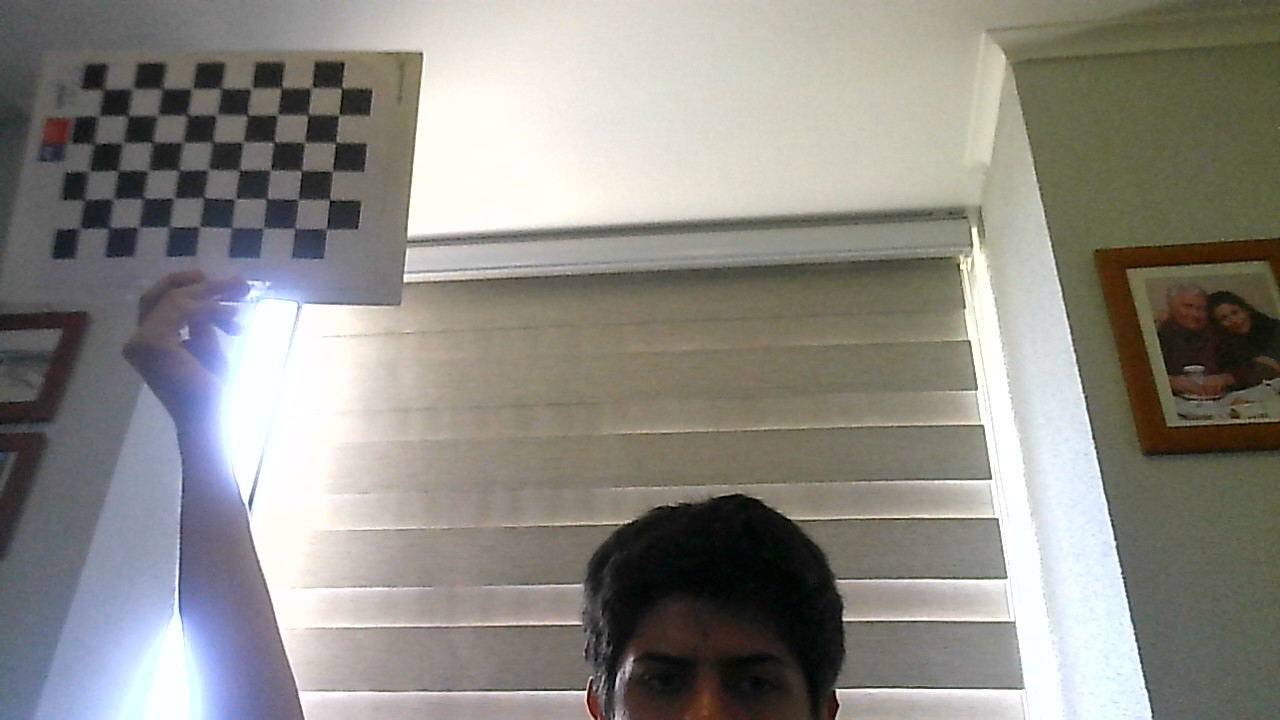
#> input picture OneCamera/images/0.png, 1280 x 720 px; its folder holds 4 pictures in this run
$ python 1CameraCalibration.py
#> lines starting #> are read from the running program, lines starting #| are printed output that depends on the picture
import numpy as np
from tqdm import tqdm
import glob
import cv2


def getPoints(boardSize, verbose=False):
#> called with boardSize = (9, 6), verbose = False
    objP = np.zeros((boardSize[0] * boardSize[1], 3), np.float32)
    objP[:, :2] = np.mgrid[0:boardSize[0], 0:boardSize[1]].T.reshape(-1, 2)

    objPoints = []  # 3D points in real space
    imgPoints = []  # 2D points in camera plane

    criteria = (cv2.TERM_CRITERIA_EPS + cv2.TERM_CRITERIA_MAX_ITER, 30, 0.0001)
    iterable = glob.glob("./images/*")
    if not verbose:
        iterable = tqdm(iterable)
    for path in iterable:
        image = cv2.imread(path, 1)
#> image is the input picture: shape (720, 1280, 3); mean B, G, R 132.6, 138.9, 140.7
        gray = cv2.cvtColor(image, cv2.COLOR_BGR2GRAY)
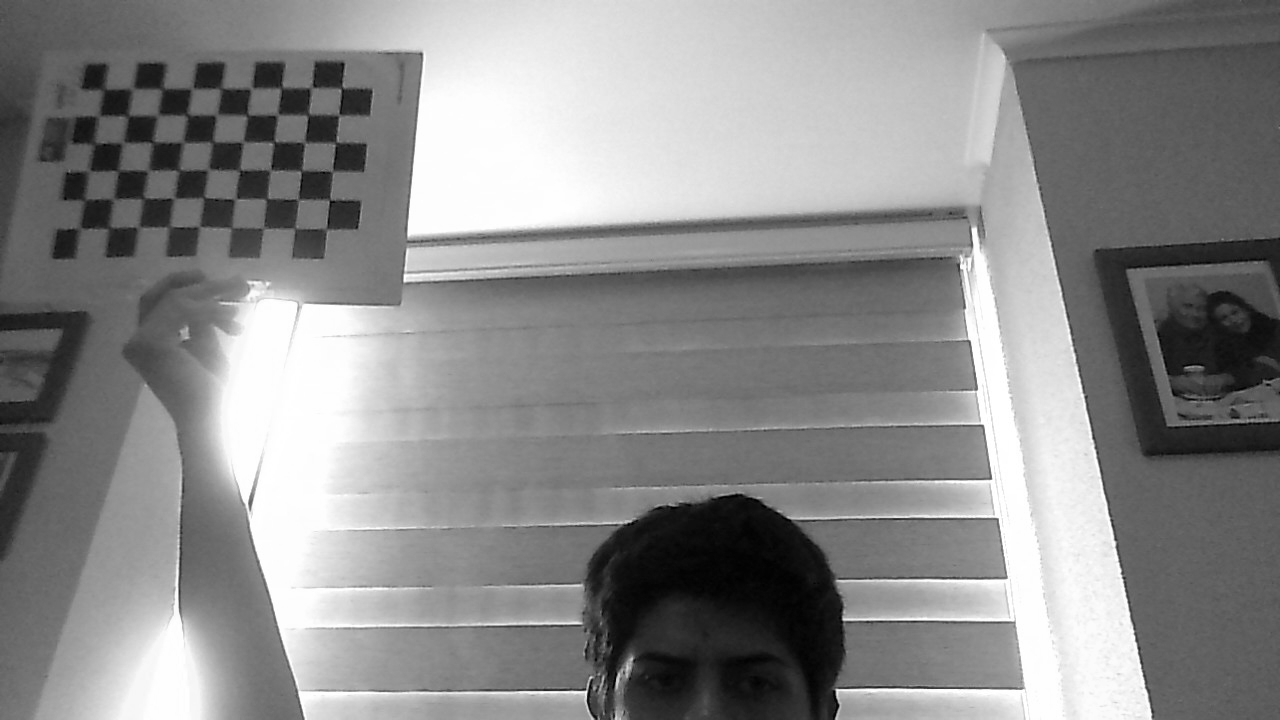
#> gray: shape (720, 1280); min 0, max 255, mean 138.8
        # does removing this line improve performance?
        # (thresh, bin) = cv2.threshold(gray, 128, 255, cv2.THRESH_BINARY | cv2.THRESH_OTSU)

        ret, corners = cv2.findChessboardCorners(gray, boardSize, None)
#> ret = True; corners = 54 rows, first 8: [103, 90], [132.5, 89], [162.5, 88.5], [191.5, 88], [219.4, 90.08], [251.4, 87.56], [279.4, 89.02], [311, 87]

        if ret:
            corners = cv2.cornerSubPix(gray, corners, (11,11), (-1, -1), criteria)
#> corners = 54 rows, first 8: [103.9, 89.09], [132.5, 88.74], [162.4, 88.67], [192.3, 88.51], [220.7, 88.07], [251.5, 88.48], [281.4, 87.72], [311.6, 87.56]
            objPoints.append(objP)
            imgPoints.append(corners)

            if verbose:
                print("Found corners")
                cv2.drawChessboardCorners(image, boardSize, corners, ret)
                cv2.namedWindow('Camera')
                cv2.imshow("Camera", image)
                cv2.waitKey(1000)
#> pass 2 of the loop in getPoints, `for path in iterable:`:
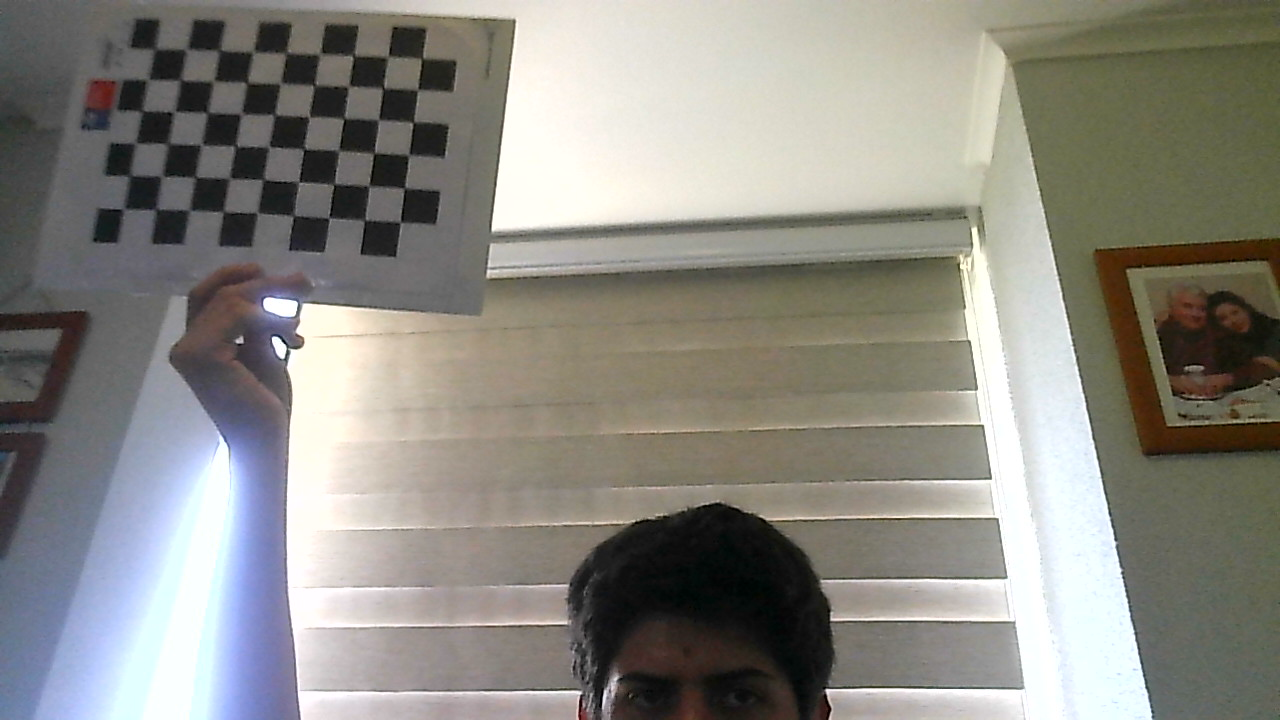
#> input picture OneCamera/images/1.png, 1280 x 720 px
#> in getPoints, image is the input picture: shape (720, 1280, 3); mean B, G, R 130.9, 137.8, 139.5
#> in getPoints, `gray = cv2.cvtColor(image, cv2.COLOR_BGR2GRAY)`:
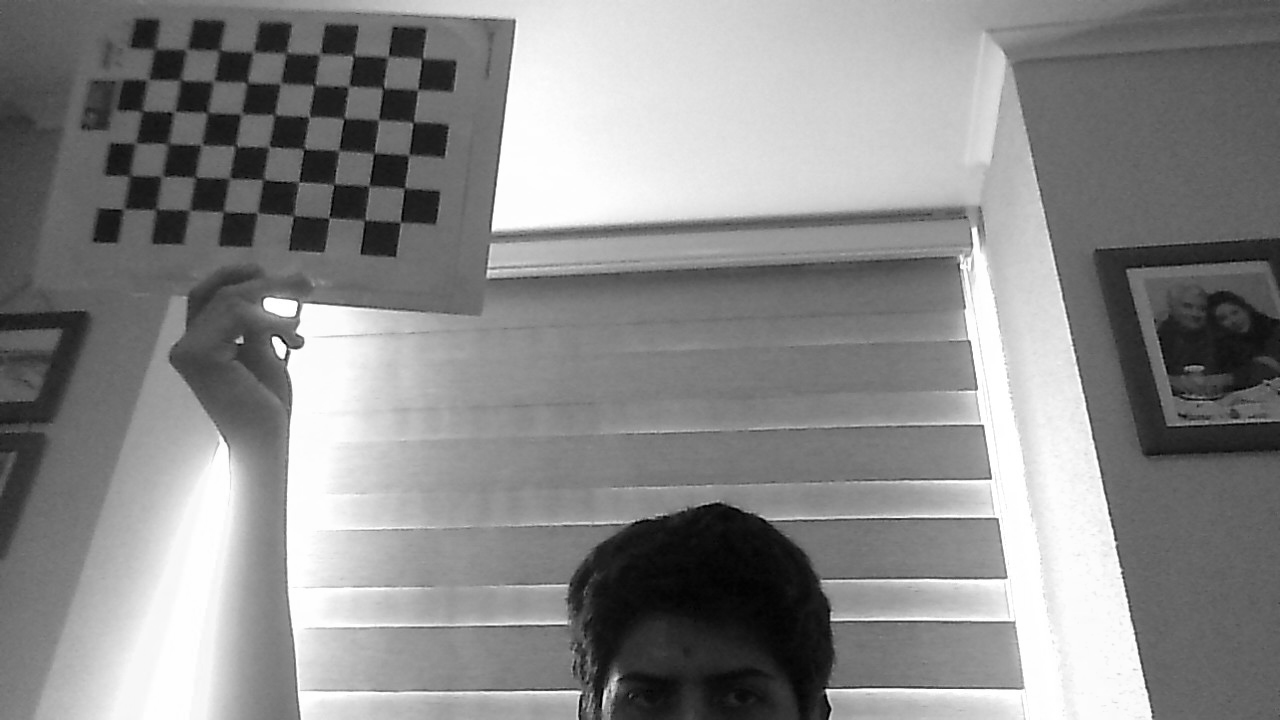
#> gray: shape (720, 1280); min 0, max 255, mean 137.5
#> in getPoints, `ret, corners = cv2.findChessboardCorners(gray, boardSize, None)`: corners = 54 rows, first 8: [154, 49], [186, 49], [219, 51.5], [253, 51.5], [286, 53], [318.3, 53.32], [352.4, 56.87], [387, 56.5]
#> in getPoints, `corners = cv2.cornerSubPix(gray, corners, (11,11), (-1, -1), criteria)`: corners = 54 rows, first 8: [154.8, 49.09], [186.7, 49.01], [219.4, 49.93], [252.7, 51.87], [286.3, 52.79], [320.3, 53.94], [353.6, 55.61], [388.2, 56.63]
#> pass 3 of the loop in getPoints, `for path in iterable:`:
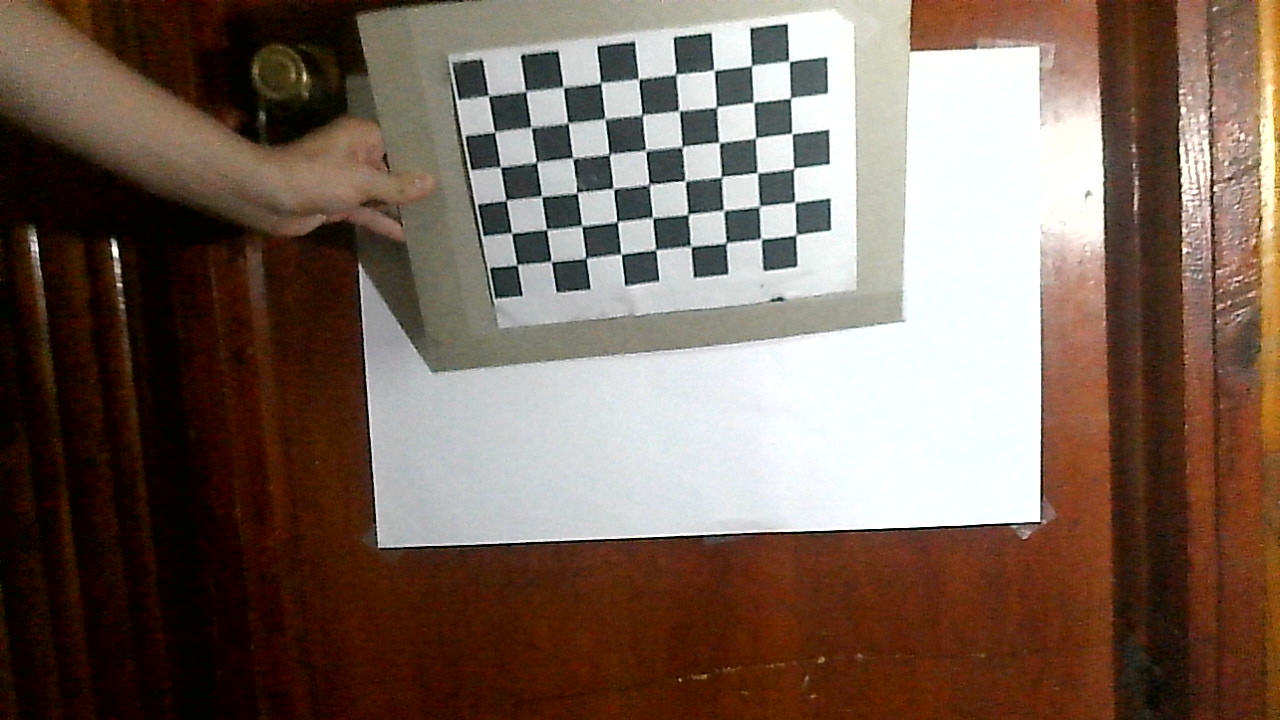
#> input picture OneCamera/images/10.png, 1280 x 720 px
#> in getPoints, image is the input picture: shape (720, 1280, 3); mean B, G, R 89.8, 101.4, 120.5
#> in getPoints, `gray = cv2.cvtColor(image, cv2.COLOR_BGR2GRAY)`:
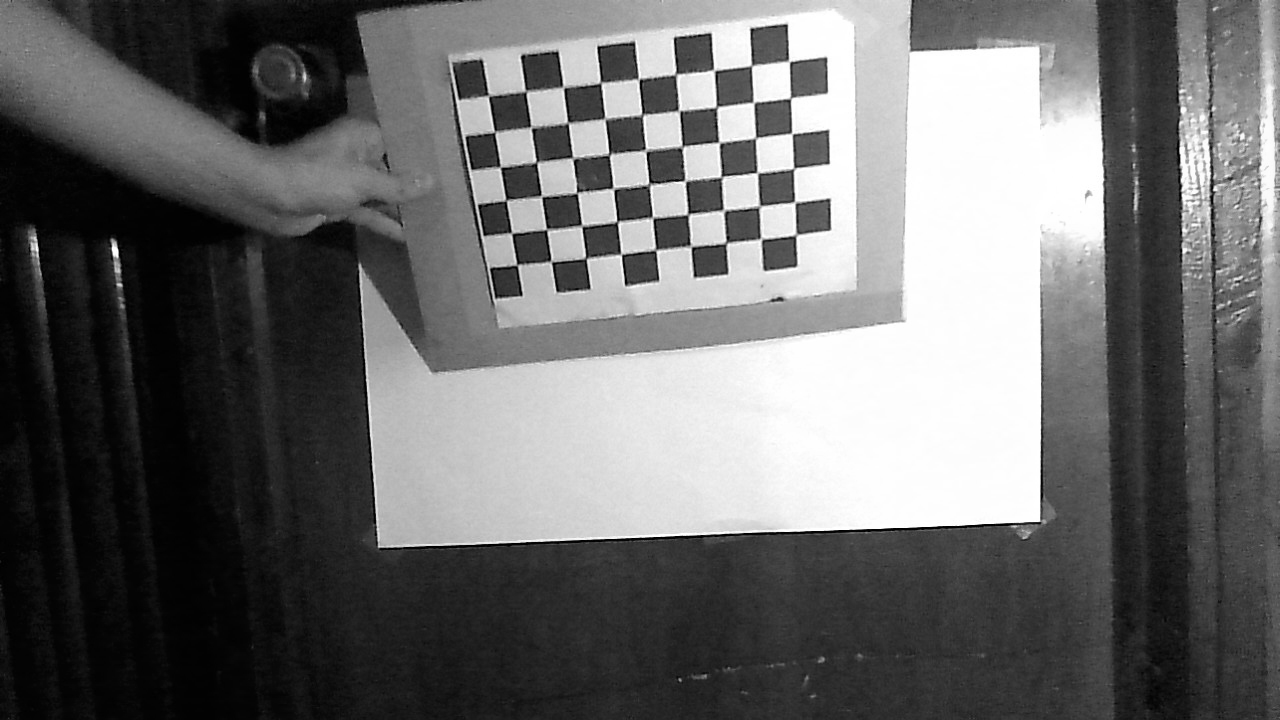
#> gray: shape (720, 1280); min 0, max 255, mean 105.8
#> in getPoints, `ret, corners = cv2.findChessboardCorners(gray, boardSize, None)`: corners = 54 rows, first 8: [488.6, 95.97], [526.7, 90.83], [563.9, 88.18], [600.5, 82.44], [639.4, 79.38], [675.5, 74.47], [714.6, 70.91], [751.5, 65.56]
#> in getPoints, `corners = cv2.cornerSubPix(gray, corners, (11,11), (-1, -1), criteria)`: corners = 54 rows, first 8: [488.3, 95.72], [525.6, 91.25], [563.3, 87.16], [600.7, 82.85], [638.7, 79.1], [675.9, 74.24], [714.3, 70.28], [751.5, 65.51]
#> the loop made 4 passes; the first 3 are shown
    cv2.destroyAllWindows()
    return objPoints, imgPoints


def calibrate(objPoints, imgPoints, resolution):
    ret, CM, dist, rvecs, tvecs = cv2.calibrateCamera(objPoints, imgPoints, resolution, None, None)
    return ret, CM, dist, rvecs, tvecs


if __name__ == "__main__":
    # (9, 6) size of calibration chess board
    objPoints, imgPoints = getPoints((9, 6), verbose=False)
    ret, CM, dist, rvecs, tvecs = calibrate(objPoints, imgPoints, (1280, 720))
    np.save("params/ret", ret)
    np.save("params/CM", CM)
    np.save("params/dist", dist)
    np.save("params/rvecs", rvecs)
    np.save("params/tvecs", tvecs)
    print(f"Re-projection error = {ret}")
